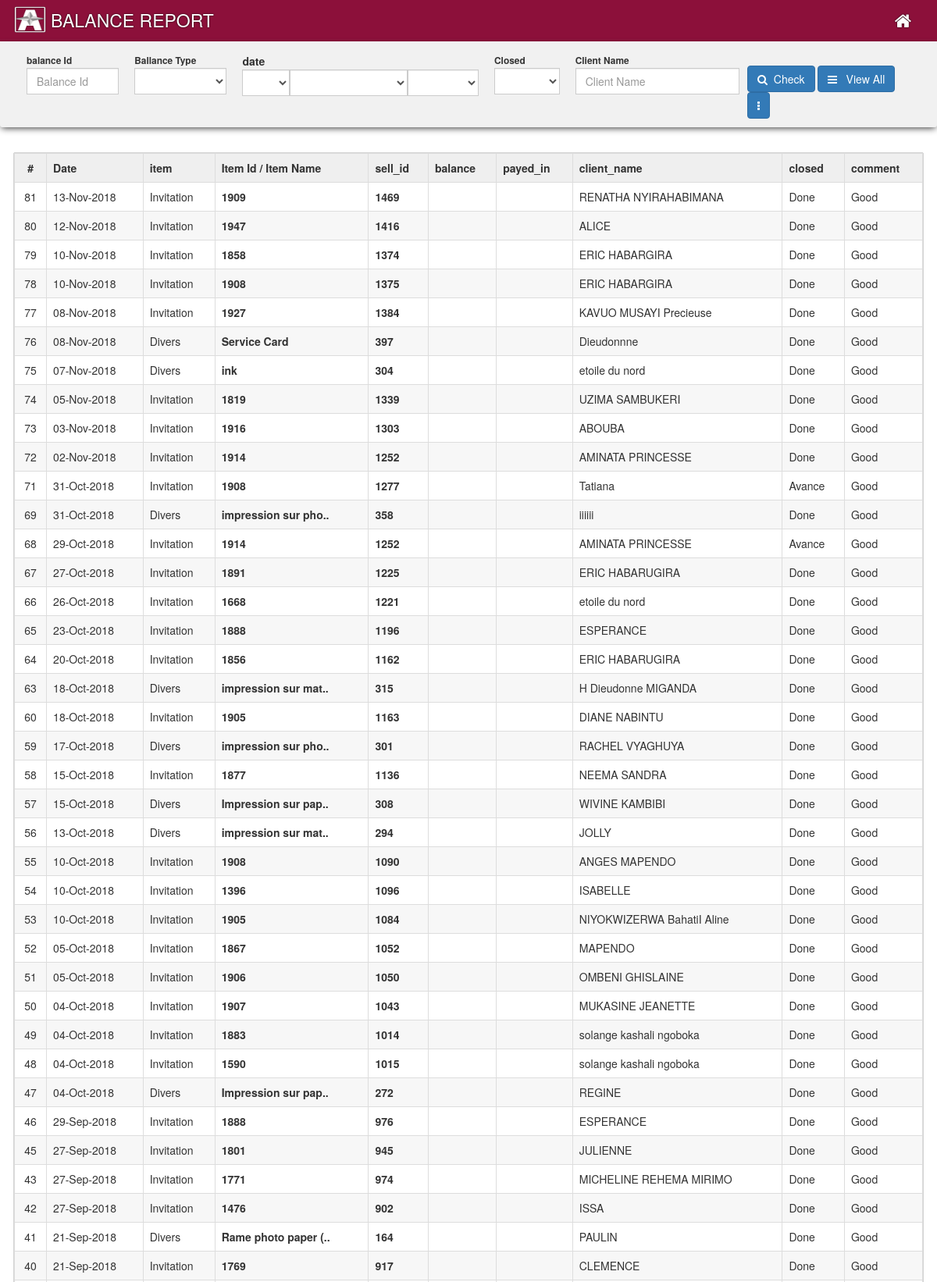
The app's page /balance_report.php (signed in, upper part) with its own data.
### tables this page shows
CREATE TABLE `balance_table` (
  `balance_id` int(200) NOT NULL,
  `date` varchar(100) NOT NULL,
  `item` varchar(100) NOT NULL,
  `item_id` int(100) NOT NULL,
  `sell_id` int(100) NOT NULL,
  `balance` varchar(100) NOT NULL,
  `comment` text NOT NULL,
  `client_name` varchar(180) NOT NULL,
  `payed_in` varchar(10) NOT NULL,
  `closed` varchar(8) NOT NULL,
  `paym_typ` varchar(10) NOT NULL,
  `Rate_R` float NOT NULL,
  `Rate_Fc` float NOT NULL,
  `Pay_Fr` float NOT NULL,
  `Pay_Dol` float NOT NULL,
  `Pay_fc` float NOT NULL,
  `Total_Available` float NOT NULL,
  `Total_Available_Rw` float NOT NULL,
  `done_by` int(12) NOT NULL,
  `dateTime` timestamp NOT NULL DEFAULT CURRENT_TIMESTAMP
);

### app_data/php/functions.php (called while the page is built, shortened)
<?php
function retrieve_data($value,$table,$tid,$id)
{
  global $mysqli;
  $result = $mysqli->query("SELECT `$value` FROM `$table` WHERE `$tid`='$id'");
  if($result->num_rows > 0){
   return $result->fetch_object()->$value;
 } else {
   return false;
 }
}
?>

### balance_report.php (the view, shortened to what this page needs)
<?php
include 'app_data/php/head_blank.php';
?>
<section class="hide-print">
<div class="head-tit-rep-div">
  BALANCE REPORT
  <a href="home.php" style="float: right;margin-right: 23px;text-decoration: none;color: #fff;"><b class="fa fa-home"></b></a>
</div>
<div class="report-controls">
  <section class="rowe">
    <form class="" action="balance_report.php" method="post">
   <section class="colmn small" style="width: 12%;">
     <div class="form-group">
         <label for="">balance Id</label>
         <input type="text" name="balance_id" class="form-control" value="" id="" placeholder="Balance Id">
     </div>
    </section>
   <section class="colmn small" style="width: 12%;">
     <div class="form-group">
         <label for="">Ballance Type</label>
         <select class="form-control" name="bal_type">
           <option value=""></option>
           <option value="Invitation">Invitation</option>
         </select>
     </div>
    </section>
     <section class="colmn big" style="width: 28%;">
       <div class="form-group">
           <label for="">date</label>
           <section>
           <select name="day" class="form-control" style="width:20%;float:left"> <option value=""></option> <?php for ($i=1; $i <=9 ; $i++) { echo "<option value='0$i'>0$i</option>"; } for ($i=10; $i <30 ; $i++) { echo "<option value='$i'>$i</option>"; } ?> </select>
           <select name="month" class="form-control" style="width:50%;float:left">
             <option value=""></option>
             <option value="Jan">January</option>
           </select>
           <select name="year" class="form-control" style="width:30%;float:left">
             <option value=""></option>
             <?php for ($i=2017; $i < 2030 ; $i++) { echo "<option value='$i'> $i </option>"; } ?>
           </select>
           </section>
       </div>
     </section>
  <section class="rowe">
    <section class="colmn small"  style="width: 9%;">
      <div class="form-group">
          <label for=""> Closed</label>
          <select class="form-control" name="closed">
            <option value=""></option>
            <option value="No">No</option>
          </select>
      </div>
    </section>
    <section class="colmn small">
      <div class="form-group">
          <label for="">Client Name</label>
          <input type="text" name="Cname" class="form-control" value="" id="" placeholder="Client Name">
      </div>
     </section>
     <section class="colmn small" style="padding: 21px 0px 0px 0px;width: 18%;">
       <button type="submit" class="btn btn-primary submit-butt" name="search"><b class="fa fa-search"></b>&nbsp; Check</button>
         <a href="balance_report.php" style="background: transparent;"> <button type="button" class="btn btn-primary" name="button"><b class="fa fa-navicon"></b> &nbsp; View All</button> </a>
        <button type="button" class="btn btn-primary print-sett-show" name=""> <b class="fa fa-ellipsis-v"></b> </button>
      </section>
 </section>
</div>
</section>
<?php
$date_q = '';
$bal_type_q = '';
$balance_id_q = '';
$Cname_q = '';
$closed_q = '';
@$cond_query =" $date_q $bal_type_q $Cname_q $balance_id_q $closed_q";
$mainQuerySearch = "SELECT * FROM `balance_table` WHERE `balance_id`!='0' $cond_query ORDER BY `balance_id` DESC";
?>
<table border="1" class="table table-bordered">
  <tbody>
    <tr>
      <th style="text-align:center;"> # </th>
      <th> Date </th>
      <th> item </th>
      <th> Item Id / Item Name </th>
      <th> sell_id </th>
      <th> balance </th>
      <th> payed_in </th>
      <th> client_name </th>
      <th> closed </th>
      <th> comment </th>
    </tr>
<?php
$results = $mysqli->query("$mainQuerySearch");
if ($results->num_rows == NULL) {
?>
  <div class="data-null bounceIn animated">
  <h2 class="fa fa-warning"></h2>
  <p>No Result Found!</p>
  </div>
  <style> table { display: none; } </style>
    <?php
} else {
  $x = 0;
    while($row = $results->fetch_array()) {
      @$b_id = $row["balance_id"];
      @$item = $row["item"];
      @$item_id = $row["item_id"];
      @$date = $row["date"];
      @$sell_id = $row["sell_id"];
      @$balance = $row["balance"];
      @$payed_in = $row["payed_in"];
      @$client_name = $row["client_name"];
      @$closed = $row["closed"];
      @$comment = $row["comment"];
?>
<tr class="<?php if ($x%2 == 0) { echo "a"; } else { echo "b"; }?>">
  <td style="text-align:center;"> <?php echo @$b_id; ?> </td>
  <td> <?php echo @$date; ?> </td>
  <td> <?php echo @$item; ?> </td>
  <td><b>
    <?php
    if ($item == 'Divers') {
      if ($item_id == '0') {
        echo "Others";
      } else {
        $pro_name = @retrieve_data('pro_name','products','pro_id',$item_id);
        if (strlen($pro_name) > 18) { $pro_name_t = substr($pro_name, 0, 18).".."; } else { $pro_name_t = $pro_name; } echo @$pro_name_t;
      }
    } else {
        echo @$item_id;
    }
   ?></b> </td>
  <td> <b><?php echo @$sell_id; ?></b> </td>
  <td> <?php echo @$balance; ?> </td>
  <td> <?php echo @$payed_in; ?> </td>
  <td> <?php echo @$client_name; ?> </td>
  <td> <?php echo @$closed; ?> </td>
  <td> <?php echo @$comment; ?> </td>
 </tr>
<?php
$x++;
    }
}
 ?>
</tbody></table>
<?php include 'app_data/php/foater.php' ?>

### app_data/css/screen_style.css (style rules this page uses)
body { background-color: rgba(238, 239, 243, 0.36); }
.form-control { border-radius: 0px; }
table { background: #fff; box-shadow: 0px 0px 1px 0px #000; }
.table { margin-top: 12px; }
.table th { background: #efefef; }
.table .b { background: rgb(247, 247, 247); }
a.current { color: #fff; background: rgba(131, 19, 57, 0.77); }
label { font-weight: normal; }
.form-group label { font-weight: bold; }

### app_data/css/print.css (style rules this page uses)
.hide-print { display: none; }
body { min-width: 100%; }
body, .main-containner { min-width: 100%; }
table { border-color: #000; border: 1px solid rgb(0, 0, 0); }
select { -webkit-appearance: none; }

### balance_report.php (style rules this page uses)
.report-controls { width: 100%; background: #f1f1f1; margin: auto; margin: 18px 0px; margin: auto; margin-bottom: 33px; box-shadow: 0px 3px 8px -2px #333; padding: 10px 2% 11px 2%; border-radius: 3px; }
.report-controls .rowe .colmn { width: 25%; float: left; }
.form-group { padding: 5px 10px; margin: 0px; }
.report-controls .rowe .big { width: 30%; }
.report-controls .rowe .small { width: 20%; }
body { background: #fff; }
.form-control { display: block; width: 100%; }
label { margin-bottom: 1px; }
.table { width: 97%; margin: auto; }
.head-tit-rep-div { background-color: #8c103a; padding: 10px; padding-left: 65px; background-image: url(app_data/imgs/icns/small-logo.png); background-size: 41px 34px; background-repeat: no-repeat; background-position: 18px 8px; font-size: 23px; color: #fff; text-shadow: 0px 0px 2px #000; }

### records on screen
balance_table: balance_id "81", date "13-Nov-2018", item "Invitation", item "1909", sell "1469", client_name "RENATHA NYIRAHABIMANA", closed "Done", comment "Good"
balance_table: balance_id "80", date "12-Nov-2018", item "Invitation", item "1947", sell "1416", client_name "ALICE", closed "Done", comment "Good"
balance_table: balance_id "79", date "10-Nov-2018", item "Invitation", item "1858", sell "1374", client_name "ERIC HABARGIRA", closed "Done", comment "Good"
balance_table: balance_id "78", date "10-Nov-2018", item "Invitation", item "1908", sell "1375", client_name "ERIC HABARGIRA", closed "Done", comment "Good"
balance_table: balance_id "77", date "08-Nov-2018", item "Invitation", item "1927", sell "1384", client_name "KAVUO MUSAYI Precieuse", closed "Done", comment "Good"
balance_table: balance_id "76", date "08-Nov-2018", item "Divers", pro_name_t "Service Card", sell "397", client_name "Dieudonnne", closed "Done", comment "Good"
balance_table: balance_id "75", date "07-Nov-2018", item "Divers", pro_name_t "ink", sell "304", client_name "etoile du nord", closed "Done", comment "Good"
balance_table: balance_id "74", date "05-Nov-2018", item "Invitation", item "1819", sell "1339", client_name "UZIMA SAMBUKERI", closed "Done", comment "Good"
balance_table: balance_id "73", date "03-Nov-2018", item "Invitation", item "1916", sell "1303", client_name "ABOUBA", closed "Done", comment "Good"
balance_table: balance_id "72", date "02-Nov-2018", item "Invitation", item "1914", sell "1252", client_name "AMINATA PRINCESSE", closed "Done", comment "Good"
balance_table: balance_id "71", date "31-Oct-2018", item "Invitation", item "1908", sell "1277", client_name "Tatiana", closed "Avance", comment "Good"
balance_table: balance_id "69", date "31-Oct-2018", item "Divers", pro_name_t "impression sur pho..", sell "358", client_name "iiiiii", closed "Done", comment "Good"
balance_table: balance_id "68", date "29-Oct-2018", item "Invitation", item "1914", sell "1252", client_name "AMINATA PRINCESSE", closed "Avance", comment "Good"
balance_table: balance_id "67", date "27-Oct-2018", item "Invitation", item "1891", sell "1225", client_name "ERIC HABARUGIRA", closed "Done", comment "Good"
balance_table: balance_id "66", date "26-Oct-2018", item "Invitation", item "1668", sell "1221", client_name "etoile du nord", closed "Done", comment "Good"
balance_table: balance_id "65", date "23-Oct-2018", item "Invitation", item "1888", sell "1196", client_name "ESPERANCE", closed "Done", comment "Good"
balance_table: balance_id "64", date "20-Oct-2018", item "Invitation", item "1856", sell "1162", client_name "ERIC HABARUGIRA", closed "Done", comment "Good"
balance_table: balance_id "63", date "18-Oct-2018", item "Divers", pro_name_t "impression sur mat..", sell "315", client_name "H Dieudonne MIGANDA", closed "Done", comment "Good"
balance_table: balance_id "60", date "18-Oct-2018", item "Invitation", item "1905", sell "1163", client_name "DIANE NABINTU", closed "Done", comment "Good"
balance_table: balance_id "59", date "17-Oct-2018", item "Divers", pro_name_t "impression sur pho..", sell "301", client_name "RACHEL VYAGHUYA", closed "Done", comment "Good"
balance_table: balance_id "58", date "15-Oct-2018", item "Invitation", item "1877", sell "1136", client_name "NEEMA SANDRA", closed "Done", comment "Good"
balance_table: balance_id "57", date "15-Oct-2018", item "Divers", pro_name_t "Impression sur pap..", sell "308", client_name "WIVINE KAMBIBI", closed "Done", comment "Good"
balance_table: balance_id "56", date "13-Oct-2018", item "Divers", pro_name_t "impression sur mat..", sell "294", client_name "JOLLY", closed "Done", comment "Good"
balance_table: balance_id "55", date "10-Oct-2018", item "Invitation", item "1908", sell "1090", client_name "ANGES MAPENDO", closed "Done", comment "Good"
balance_table: balance_id "54", date "10-Oct-2018", item "Invitation", item "1396", sell "1096", client_name "ISABELLE", closed "Done", comment "Good"
balance_table: balance_id "53", date "10-Oct-2018", item "Invitation", item "1905", sell "1084", client_name "NIYOKWIZERWA BahatiI Aline", closed "Done", comment "Good"
balance_table: balance_id "52", date "05-Oct-2018", item "Invitation", item "1867", sell "1052", client_name "MAPENDO", closed "Done", comment "Good"
balance_table: balance_id "51", date "05-Oct-2018", item "Invitation", item "1906", sell "1050", client_name "OMBENI GHISLAINE", closed "Done", comment "Good"
balance_table: balance_id "50", date "04-Oct-2018", item "Invitation", item "1907", sell "1043", client_name "MUKASINE JEANETTE", closed "Done", comment "Good"
balance_table: balance_id "49", date "04-Oct-2018", item "Invitation", item "1883", sell "1014", client_name "solange kashali ngoboka", closed "Done", comment "Good"
balance_table: balance_id "48", date "04-Oct-2018", item "Invitation", item "1590", sell "1015", client_name "solange kashali ngoboka", closed "Done", comment "Good"
balance_table: balance_id "47", date "04-Oct-2018", item "Divers", pro_name_t "Impression sur pap..", sell "272", client_name "REGINE", closed "Done", comment "Good"
balance_table: balance_id "46", date "29-Sep-2018", item "Invitation", item "1888", sell "976", client_name "ESPERANCE", closed "Done", comment "Good"
balance_table: balance_id "45", date "27-Sep-2018", item "Invitation", item "1801", sell "945", client_name "JULIENNE", closed "Done", comment "Good"
balance_table: balance_id "43", date "27-Sep-2018", item "Invitation", item "1771", sell "974", client_name "MICHELINE REHEMA MIRIMO", closed "Done", comment "Good"
balance_table: balance_id "42", date "27-Sep-2018", item "Invitation", item "1476", sell "902", client_name "ISSA", closed "Done", comment "Good"
balance_table: balance_id "41", date "21-Sep-2018", item "Divers", pro_name_t "Rame photo paper (..", sell "164", client_name "PAULIN", closed "Done", comment "Good"
balance_table: balance_id "40", date "21-Sep-2018", item "Invitation", item "1769", sell "917", client_name "CLEMENCE", closed "Done", comment "Good"
